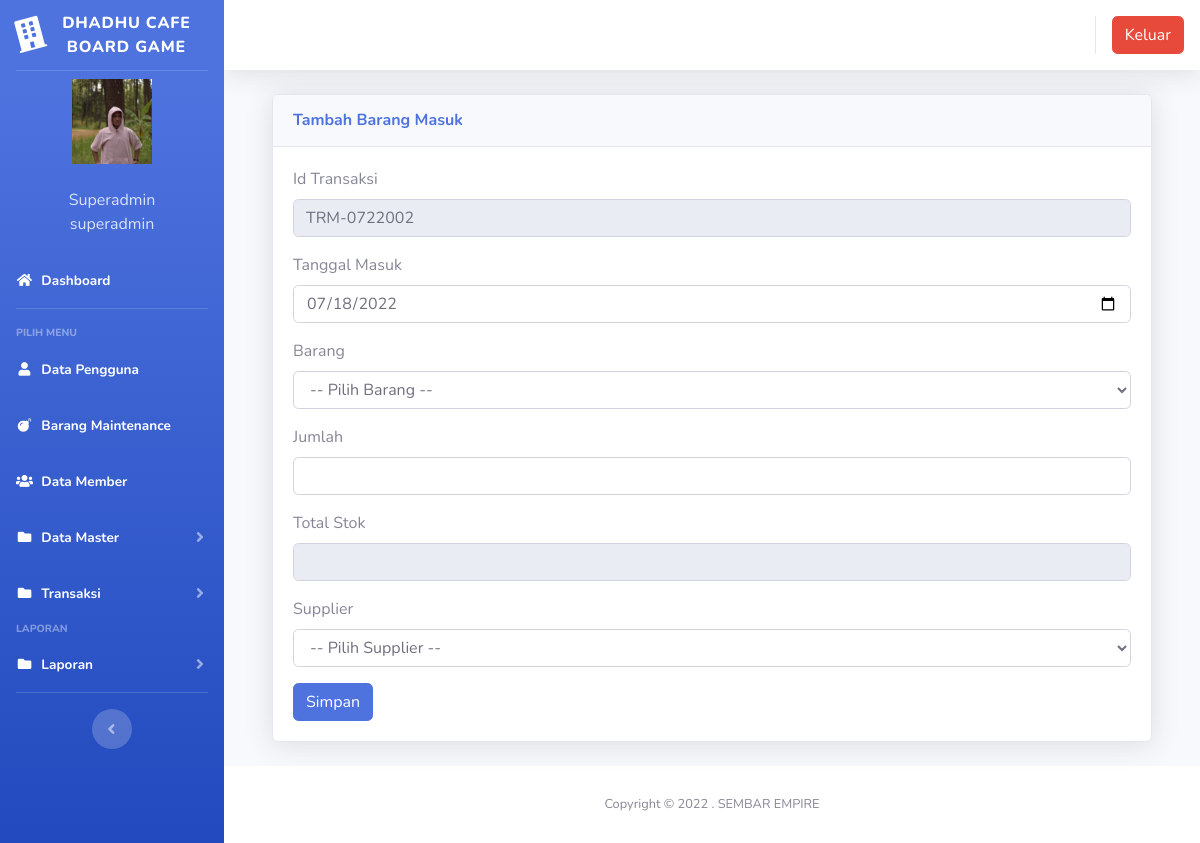
Page /index3.php?page=barangmasuk&aksi=tambahbarangmasuk (signed in) on the committed database.
### tables this page shows
CREATE TABLE `users` (
  `id` int(11) NOT NULL,
  `nik` varchar(10) NOT NULL,
  `nama` varchar(100) NOT NULL,
  `alamat` varchar(200) NOT NULL,
  `telepon` varchar(100) NOT NULL,
  `username` varchar(100) NOT NULL,
  `password` varchar(100) NOT NULL,
  `level` varchar(25) NOT NULL DEFAULT 'member',
  `foto` varchar(25) NOT NULL
);

CREATE TABLE `barang_masuk` (
  `id` int(11) NOT NULL,
  `id_transaksi` varchar(100) NOT NULL,
  `tanggal` date NOT NULL,
  `kode_barang` varchar(100) NOT NULL,
  `nama_barang` varchar(100) NOT NULL,
  `pengirim` varchar(100) NOT NULL,
  `jumlah` varchar(100) NOT NULL,
  `satuan` varchar(100) NOT NULL
);

### page/barangmasuk/tambahbarangmasuk.php (the view, shortened to what this page needs)
 <?php
$koneksi = new mysqli("localhost", "root", "", "inventori");
$no = mysqli_query($koneksi, "select id_transaksi from barang_masuk order by id_transaksi desc");
$idtran = mysqli_fetch_array($no);
$kode = $idtran['id_transaksi'];
$urut = substr($kode, 8, 3);
$tambah = (int) $urut + 1;
$bulan = date("m");
$tahun = date("y");
if (strlen($tambah) == 1) {
	$format = "TRM-" . $bulan . $tahun . "00" . $tambah;
} else if (strlen($tambah) == 2) {
	$format = "TRM-" . $bulan . $tahun . "0" . $tambah;
} else {
	$format = "TRM-" . $bulan . $tahun . $tambah;
}
$tanggal_masuk = date("Y-m-d");
?>
 <div class="container-fluid">
 	<div class="card shadow mb-4">
 		<div class="card-header py-3">
 			<h6 class="m-0 font-weight-bold text-primary">Tambah Barang Masuk</h6>
 		</div>
 		<div class="card-body">
 			<div class="table-responsive">
 				<div class="body">
 					<form method="POST" enctype="multipart/form-data">
 						<label for="">Id Transaksi</label>
 						<div class="form-group">
 							<div class="form-line">
 								<input type="text" name="id_transaksi" class="form-control" id="id_transaksi" value="<?php echo $format; ?>" readonly />
 							</div>
 						</div>
 						<label for="">Tanggal Masuk</label>
 						<div class="form-group">
 							<div class="form-line">
 								<input type="date" name="tanggal_masuk" class="form-control" id="tanggal_masuk" value="<?php echo $tanggal_masuk; ?>" />
 							</div>
 						</div>
 						<label for="">Barang</label>
 						<div class="form-group">
 							<div class="form-line">
 								<select name="barang" id="cmb_barang" class="form-control" />
 								<option value="">-- Pilih Barang --</option>
 							</div>
 						</div>
 						<label for="">Jumlah</label>
 						<div class="form-group">
 							<div class="form-line">
 								<input type="text" name="jumlahmasuk" id="jumlahmasuk" onkeyup="sum()" class="form-control" />
 							</div>
 						</div>
 						<label for="jumlah">Total Stok</label>
 						<div class="form-group">
 							<div class="form-line">
 								<input readonly="readonly" name="jumlah" id="jumlah" type="number" class="form-control">
 							</div>
 						</div>
 						<label for="">Supplier</label>
 						<div class="form-group">
 							<div class="form-line">
 								<select name="pengirim" class="form-control" />
 								<option value="">-- Pilih Supplier --</option>
 							</div>
 						</div>
 						<input type="submit" name="simpan" value="Simpan" class="btn btn-primary">
 					</form>

### index3.php (shortened to what this page needs)
<?php
$koneksi = new mysqli("localhost", "root", "", "inventori");
?>
<!DOCTYPE html>
<html lang="en">
<head>
  <link href="vendor/fontawesome-free/css/all.min.css" rel="stylesheet" type="text/css">
  <link href="css/sb-admin-2.min.css" rel="stylesheet">
  <link href="vendor/datatables/dataTables.bootstrap4.min.css" rel="stylesheet">
</head>
<body id="page-top">
  <div id="wrapper">
    <ul class="navbar-nav bg-gradient-primary sidebar sidebar-dark accordion" id="accordionSidebar">
      <a class="sidebar-brand d-flex align-items-center justify-content-center" href="index3.php">
        <div class="sidebar-brand-icon rotate-n-15">
          <i class="fas fa-building"></i>
        </div>
        <div class="sidebar-brand-text mx-2">DHADHU CAFE BOARD GAME</div>
      </a>
      <hr class="sidebar-divider my-0">
      <?php
      if ($_SESSION['superadmin']) {
        $user = $_SESSION['superadmin'];
      }
      $sql = $koneksi->query("select * from users where id='$user'");
      $data = $sql->fetch_assoc();
      ?>
      <li class="d-flex align-items-center justify-content-center">
        <a class="nav-link">
          <img src="img/<?php echo $data['foto'] ?>" class="img-circle" width="80" alt="User" /></a>
      </li>
      <li class="nav-item ">
        <a class="nav-link">
          <div class="d-flex align-items-center justify-content-center" class="name"> <?php echo  $data['nama']; ?></div>
          <div class="d-flex align-items-center justify-content-center" class="email"><?php echo $data['level']; ?></div>
        </a>
      </li>
      <li class="nav-item active">
        <a class="nav-link" href="?page=home3">
          <i class="fas fa-fw fa-home"></i>
          <span>Dashboard</span></a>
      </li>
      <hr class="sidebar-divider">
      <div class="sidebar-heading">
        Pilih Menu
      </div>
      <li class="nav-item active">
        <a class="nav-link" href="?page=pengguna">
          <i class="fas fa-fw fa-user"></i>
          <span>Data Pengguna</span></a>
      </li>
      <li class="nav-item active">
        <a class="nav-link" href="?page=maintenance">
          <i class="fas fa-fw fa-bomb"></i>
          <span>Barang Maintenance</span></a>
      </li>
      <li class="nav-item active">
        <a class="nav-link" href="?page=member">
          <i class="fas fa-fw fa-users"></i>
          <span>Data Member</span></a>
      </li>
      <li class="nav-item active">
        <a class="nav-link collapsed" href="#" data-toggle="collapse" data-target="#collapseData" aria-expanded="true" aria-controls="collapseData">
          <i class="fas fa-fw fa-folder"></i>
          <span>Data Master</span>
        </a>
      </li>
      <li class="nav-item active">
        <a class="nav-link collapsed" href="#" data-toggle="collapse" data-target="#collapsePages" aria-expanded="true" aria-controls="collapsePages">
          <i class="fas fa-fw fa-folder"></i>
          <span>Transaksi</span>
        </a>
      </li>
      <div class="sidebar-heading">
        Laporan
      </div>
      <li class="nav-item active">
        <a class="nav-link collapsed" href="#" data-toggle="collapse" data-target="#collapseLaporan" aria-expanded="true" aria-controls="collapseLaporan">
          <i class="fas fa-fw fa-folder"></i>
          <span>Laporan</span>
        </a>
      </li>
      <hr class="sidebar-divider d-none d-md-block">
      <div class="text-center d-none d-md-inline">
        <button class="rounded-circle border-0" id="sidebarToggle"></button>
      </div>
    </ul>
    <div id="content-wrapper" class="d-flex flex-column">
      <div id="content">
        <nav class="navbar navbar-expand navbar-light bg-white topbar mb-4 static-top shadow">
          <ul class="navbar-nav ml-auto">
            <li class="nav-item dropdown no-arrow">
              <div class="top-menu">
                <ul class="nav pull-right top-menu">
                  <li><a onclick="return confirm('Apakah anda yakin akan logout?')" class="btn btn-danger" class="logout" href="logout.php">Keluar</a></li>
                </ul>
              </div>
            </li>
          </ul>
        </nav>
        <div class="container-fluid">
          <section class="content">
            <?php
            $page = $_GET['page'];
            $aksi = $_GET['aksi'];
            if ($page == "barangmasuk") {
              if ($aksi == "tambahbarangmasuk") {
                include "page/barangmasuk/tambahbarangmasuk.php";
              }
            }
            ?>
          </section>
        </div>
        <footer class="sticky-footer bg-white">
          <div class="container my-auto">
            <div class="copyright text-center my-auto">
              <span>Copyright &copy; 2022 . SEMBAR EMPIRE</span>
            </div>
          </div>
        </footer>
      </div>
    </div>
  </div>
</body>
</html>

### rows in the picture
users: foto (picture), nama "Superadmin", level "superadmin"
barang_masuk: id_transaksi "TRM-0722002"
